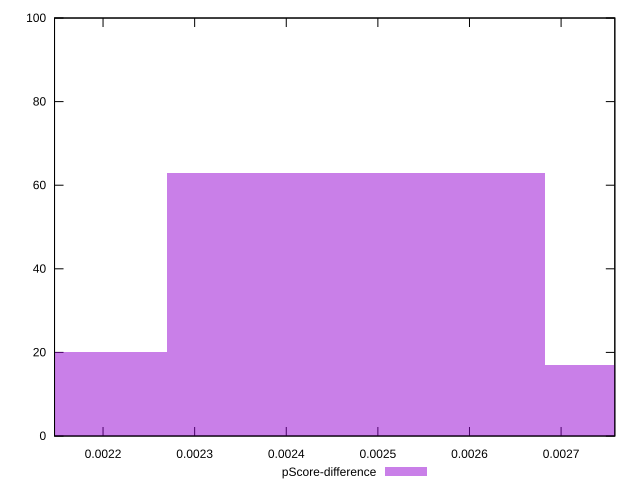

The script that saved this image:
reset

$pScoreDifference <<EOF
0.0024765345340294243 63
0.0020637787783578535 20
0.002889290289700995 17
EOF

set key outside below
set boxwidth 0.00041275575567157073
set xrange [0.0021470496112667714:0.0027586455348554972]
set yrange [0:100]
set trange [0:100]
set style fill transparent solid 0.5 noborder
set terminal svg size 640, 490 enhanced background rgb 'white'
set output "reprap/uses-long-cache-ttl/samples/pages+cached+noexternal+nomedia+nocss/pScore-difference/histogram.svg"

plot $pScoreDifference title "pScore-difference" with boxes

reset
